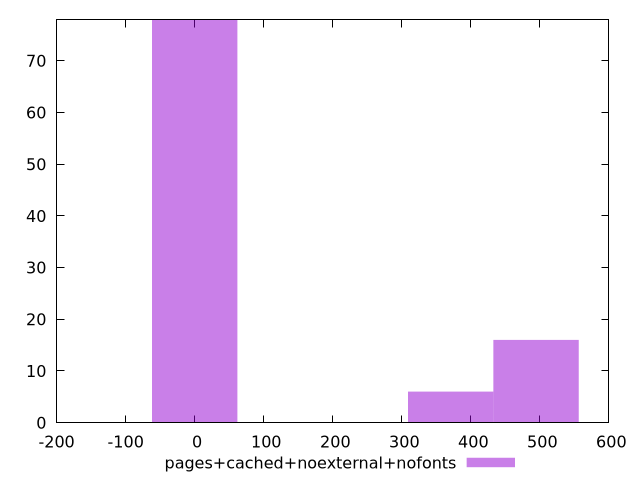

gnuplot code for this plot:
$_pagesCachedNoexternalNofonts <<EOF
0 78
494.5210348837967 16
370.8907761628475 6
EOF
set key outside below
set terminal pngcairo
set output "report_00005_2020-11-02T22-26-11.212Z/render-blocking-resources/pages+cached+noexternal+nofonts//raw_hist.png"
set yrange [0:78]
set boxwidth 123.63025872094917
set style fill transparent solid 0.5 noborder
plot $_pagesCachedNoexternalNofonts title "pages+cached+noexternal+nofonts" with boxes ,
